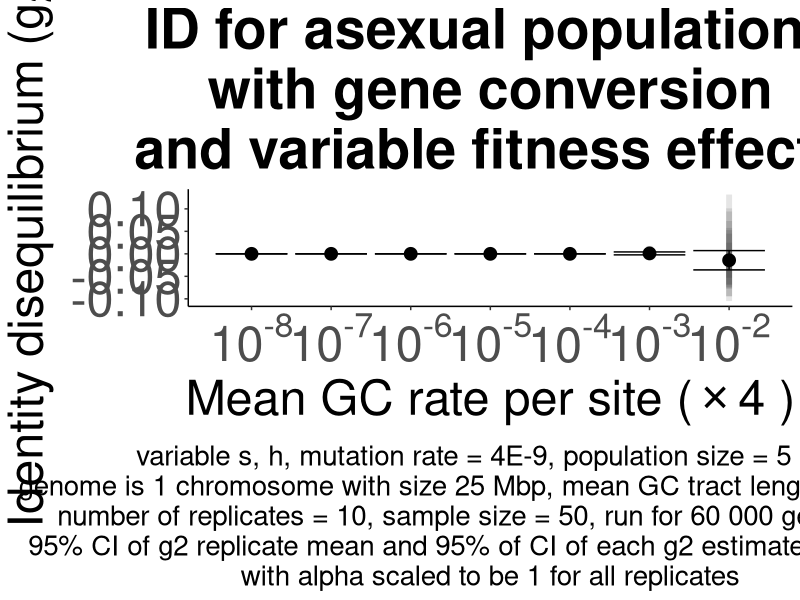

This figure's R source:
#!/usr/bin/env Rscript

library(tidyverse)
library(scales)

ID_df_nonconstant_GC <- read.csv("Data_ID_nonconstant_GC.csv")
ID_df_nonconstant_GC$Rep <- as.factor(ID_df_nonconstant_GC$Rep)

replicate_number = length(unique(ID_df_nonconstant_GC$Rep))

ID_df_nonconstant_GC_sum <- ID_df_nonconstant_GC %>%
	group_by(Rate) %>%
	summarise(Expected_g2=mean(g2), sd_g2=sd(g2))

print(replicate_number)


print(str(ID_df_nonconstant_GC))

g2_plot <- ggplot() + 
	geom_linerange(data = ID_df_nonconstant_GC, aes(x=Rate*1000, ymin=CI_lower, ymax=CI_upper), size = 2, alpha = 0.1) + 
	geom_point(data = ID_df_nonconstant_GC_sum, aes(x=Rate*1000, y=Expected_g2), size = 4) + 
	geom_errorbar(data = ID_df_nonconstant_GC_sum, aes(x=Rate*1000, ymin=Expected_g2-1.96*sd_g2/sqrt(replicate_number), ymax=Expected_g2+1.96*sd_g2/sqrt(replicate_number))) +
    scale_color_brewer(palette = "RdBu") + 
	labs(x=expression("Mean GC rate per site (" %*% "4 )"),y=expression(paste("Identity disequilibrium (",g[2],")")), 
		title="ID for asexual populations\nwith gene conversion\nand variable fitness effects",
		caption=paste("variable s, h, mutation rate = 4E-9, population size = 5 000\ngenome is 1 chromosome with size 25 Mbp, mean GC tract length = 4 000 bp\nnumber of replicates = ", replicate_number, ", sample size = 50, run for 60 000 generations\n95% CI of g2 replicate mean and 95% of CI of each g2 estimates are shown\nwith alpha scaled to be 1 for all replicates", sep = "")) + 
	theme(panel.grid.major=element_blank(),
    	      panel.grid.minor=element_blank(),
    	      panel.background=element_blank(),
    	      axis.line = element_line(color="black"),
    	      
    	      plot.title=element_text(size=40, hjust=0.5, face="bold"),
	      plot.caption=element_text(size=20, hjust=0.5),
	      axis.title.y=element_text(size=35),
	      axis.title.x=element_text(size=35),
	      
	      axis.text.x=element_text(size=35),
	      axis.text.y=element_text(size=35),
	      
	      legend.position="none")+
	scale_x_log10(breaks = c(10**seq(-8, -2, 1)),
                     labels = trans_format("log10", math_format(10^.x)))
	
ggsave(filename = "Plot_ID_g2_nonconstant_GC.png",
	plot = g2_plot,
	dpi = 300,
	width=12,
	height=12)

print(warnings())
